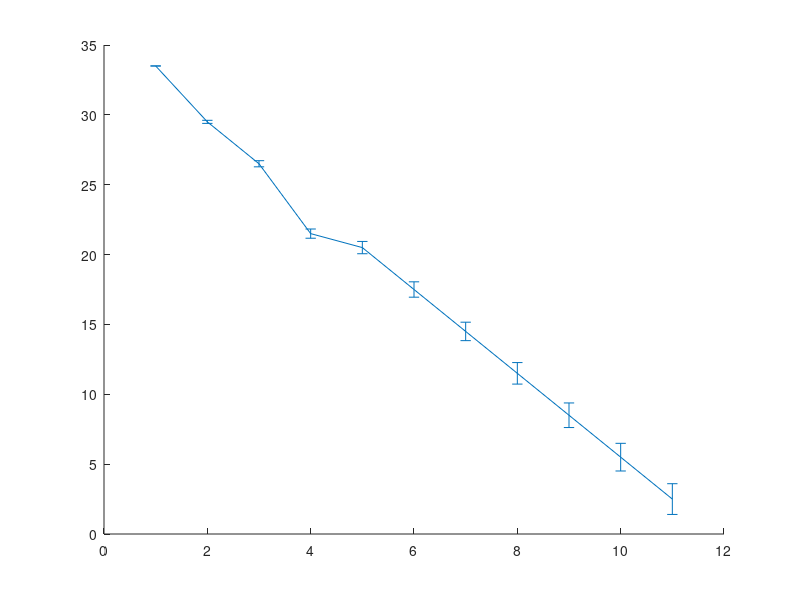
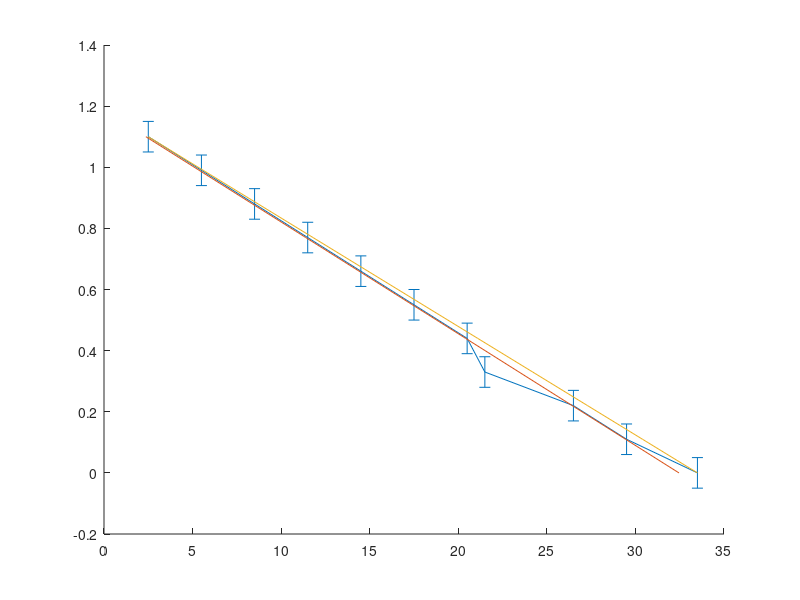

MATLAB code for these plots, in order:
%a
t = linspace(0,1.1,11); %Wektor t
x = [33.5, 29.5, 26.5, 21.5, 20.5, 17.5, 14.5, 11.5, 8.5, 5.5, 2.5]; %Wektor x
xx = linspace(33.5, 2.5, 11); %Wektor xx
dx = 0.5; %Zmienna dx
dt = 0.05; %Zmienna dt
hold on
errorbar(x, t); %Wykres x od t, z błędem dt
hold off

%b
p = polyfit(t, x, 1); %Tworzymy zmienną p, po przez polyfit
r = polyval(p, t); %Tworzymy zmienną r, po przez polyval z polyfit
a = 1; %Tworzymy zmienną a
b = 0; %Tworzymy zmienną b
pp = a .*xx + b; %Tworzymy wektor pp
v = p(1); %Tworzymy zmienną v, przechowującą prędkość
figure
hold on
errorbar(x, t, dt); %Rysujemy wykres x od t, z błędem dt
plot(r, t); %Rysujemy wykres r od t
plot(pp, t); %Rusyjemy wykres pp od t
hold off
fprintf('Prędkosc wynosi %.2f cm/s\n', v); %Wypisujemy wartość prędkości
